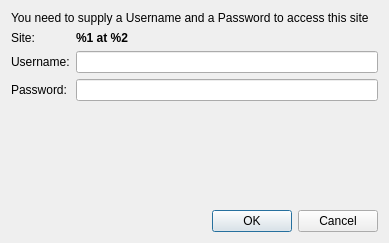
<ui version="4.0" >
 <class>Dialog</class>
 <widget class="QDialog" name="Dialog" >
  <property name="geometry" >
   <rect>
    <x>0</x>
    <y>0</y>
    <width>389</width>
    <height>243</height>
   </rect>
  </property>
  <property name="windowTitle" >
   <string>Http authentication required</string>
  </property>
  <layout class="QGridLayout" >
   <item row="0" column="0" colspan="2" >
    <widget class="QLabel" name="label" >
     <property name="text" >
      <string>You need to supply a Username and a Password to access this site</string>
     </property>
     <property name="wordWrap" >
      <bool>false</bool>
     </property>
    </widget>
   </item>
   <item row="2" column="0" >
    <widget class="QLabel" name="label_2" >
     <property name="text" >
      <string>Username:</string>
     </property>
    </widget>
   </item>
   <item row="2" column="1" >
    <widget class="QLineEdit" name="userEdit" />
   </item>
   <item row="3" column="0" >
    <widget class="QLabel" name="label_3" >
     <property name="text" >
      <string>Password:</string>
     </property>
    </widget>
   </item>
   <item row="3" column="1" >
    <widget class="QLineEdit" name="passwordEdit" />
   </item>
   <item row="5" column="0" colspan="2" >
    <widget class="QDialogButtonBox" name="buttonBox" >
     <property name="orientation" >
      <enum>Qt::Horizontal</enum>
     </property>
     <property name="standardButtons" >
      <set>QDialogButtonBox::Cancel|QDialogButtonBox::Ok</set>
     </property>
    </widget>
   </item>
   <item row="1" column="0" >
    <widget class="QLabel" name="label_4" >
     <property name="text" >
      <string>Site:</string>
     </property>
    </widget>
   </item>
   <item row="1" column="1" >
    <widget class="QLabel" name="siteDescription" >
     <property name="font" >
      <font>
       <weight>75</weight>
       <bold>true</bold>
      </font>
     </property>
     <property name="text" >
      <string>%1 at %2</string>
     </property>
     <property name="wordWrap" >
      <bool>true</bool>
     </property>
    </widget>
   </item>
   <item row="4" column="0" >
    <spacer>
     <property name="orientation" >
      <enum>Qt::Vertical</enum>
     </property>
     <property name="sizeHint" >
      <size>
       <width>20</width>
       <height>40</height>
      </size>
     </property>
    </spacer>
   </item>
  </layout>
 </widget>
 <resources/>
 <connections>
  <connection>
   <sender>buttonBox</sender>
   <signal>accepted()</signal>
   <receiver>Dialog</receiver>
   <slot>accept()</slot>
   <hints>
    <hint type="sourcelabel" >
     <x>248</x>
     <y>254</y>
    </hint>
    <hint type="destinationlabel" >
     <x>157</x>
     <y>274</y>
    </hint>
   </hints>
  </connection>
  <connection>
   <sender>buttonBox</sender>
   <signal>rejected()</signal>
   <receiver>Dialog</receiver>
   <slot>reject()</slot>
   <hints>
    <hint type="sourcelabel" >
     <x>316</x>
     <y>260</y>
    </hint>
    <hint type="destinationlabel" >
     <x>286</x>
     <y>274</y>
    </hint>
   </hints>
  </connection>
 </connections>
</ui>
